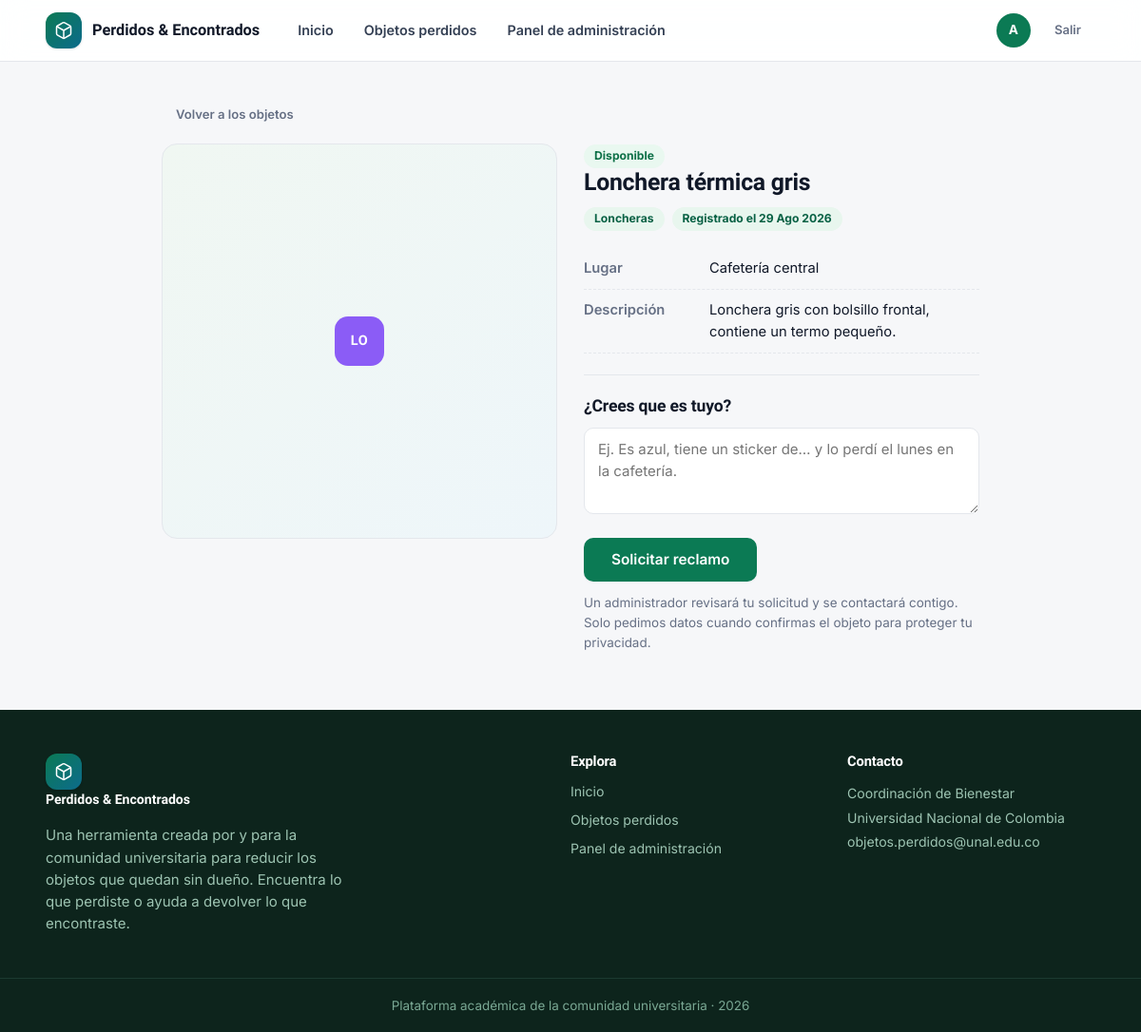
/objetos/27/ (signed in), run on the app's committed database.
### registro_objetos/models.py (models this page shows, shortened)
class ObjetoReclamado(models.Model):
    class Estados(models.TextChoices):
        DISPONIBLE = 'disponible', 'Disponible'
        RECLAMADO = 'reclamado', 'Reclamado'
        ENTREGADO = 'entregado', 'Entregado'
    nombre_objeto = models.CharField('Nombre del objeto', max_length=120, blank=True)
    categoria = models.ForeignKey(
        Categoria, on_delete=models.PROTECT, null=True, blank=True,
        related_name='objetos', verbose_name='Categoría',
    )
    descripcion_objeto = models.TextField('Descripción', blank=True)
    lugar_encontrado = models.CharField('Lugar donde fue encontrado', max_length=150, blank=True)
    fecha_registro = models.DateField('Fecha de registro', auto_now_add=True, null=True)
    foto = models.ImageField('Foto', upload_to='objetos/', blank=True, null=True)
    estado = models.CharField(
        'Estado', max_length=20, choices=Estados.choices,
        default=Estados.DISPONIBLE, db_index=True,
    )
    registrado_por = models.ForeignKey(
        settings.AUTH_USER_MODEL, on_delete=models.SET_NULL, null=True, blank=True,
        related_name='objetos_registrados', verbose_name='Registrado por',
    )
    nombre_persona = models.CharField('Nombre de quien reclama', max_length=100, blank=True)
    tipo_documento = models.CharField('Tipo de documento', max_length=50, blank=True)
    numero_documento = models.CharField('Número de documento', max_length=50, blank=True)
    telefono = models.CharField('Teléfono', max_length=20, blank=True)
    suministro_correo = models.BooleanField('¿Suministró correo?', default=False)
    correo = models.EmailField('Correo', blank=True, null=True)
    fecha_entrega = models.CharField('Fecha de entrega', max_length=100, blank=True)
    responsable_entrega = models.CharField('Responsable de la entrega', max_length=100, blank=True)
    reclamado_por = models.ForeignKey(
        settings.AUTH_USER_MODEL, on_delete=models.SET_NULL, null=True, blank=True,
        related_name='objetos_reclamados', verbose_name='Reclamado por (usuario)',
    )
    fecha_reclamo = models.DateTimeField('Fecha del reclamo', null=True, blank=True)
    class Meta:
        verbose_name = 'Objeto'
        verbose_name_plural = 'Objetos'
        ordering = ['-fecha_registro', '-id']

class Categoria(models.Model):
    nombre = models.CharField('Nombre', max_length=100, unique=True)
    icono = models.CharField(
        'Seña (opcional)', max_length=10, blank=True, default='',
        help_text='Abreviatura corta. Las fichas muestran las iniciales del nombre.',
    )
    color = models.CharField('Color (hex)', max_length=7, default='#0b7a54')
    orden = models.PositiveIntegerField('Orden', default=0)
    class Meta:
        verbose_name = 'Categoría'
        verbose_name_plural = 'Categorías'
        ordering = ['orden', 'nombre']

### registro_objetos/views.py (the view)
# urls.py: path('objetos/<int:pk>/', views.detalle_objeto, name='detalle_objeto'),
@login_required
def detalle_objeto(request, pk):
    objeto = get_object_or_404(
        ObjetoReclamado.objects.select_related('categoria'),
        pk=pk,
        estado=ObjetoReclamado.Estados.DISPONIBLE,
    )
    ya_solicito = SolicitudReclamacion.objects.filter(
        usuario=request.user, objeto=objeto,
        estado__in=_estados_activos_solicitud(),
    ).exists()
    return render(request, 'objetos/detalle.html', {
        'objeto': objeto,
        'form': SolicitudForm(),
        'ya_solicito': ya_solicito,
    })

### registro_objetos/forms.py
class SolicitudForm(forms.Form):
    mensaje = forms.CharField(
        label='¿Por qué crees que es tuyo? (opcional)',
        required=False,
        max_length=500,
        widget=forms.Textarea(attrs={'rows': 3, 'placeholder': 'Ej. Es azul, tiene un sticker de… y lo perdí el lunes en la cafetería.'}),
    )

### registro_objetos/context_processors.py (called while the page is built, shortened)
def globales(request):
    datos = {
        'GOOGLE_OAUTH_CONFIGURADO': bool(
            settings.GOOGLE_OAUTH_CLIENT_ID and settings.GOOGLE_OAUTH_CLIENT_SECRET
        ),
        'DOMINIOS_PERMITIDOS': settings.ALLOWED_EMAIL_DOMAINS,
    }
    if request.user.is_authenticated and request.user.is_staff:
        from .models import SolicitudReclamacion
        datos['solicitudes_pendientes'] = (
            SolicitudReclamacion.objects
            .filter(estado__in=[
                SolicitudReclamacion.Estados.PENDIENTE,
                SolicitudReclamacion.Estados.APELADA,
            ])
            .count()
        )
    return datos

### registro_objetos/views.py (called while the page is built)
def _estados_activos_solicitud():
    return [
        SolicitudReclamacion.Estados.PENDIENTE,
        SolicitudReclamacion.Estados.APELADA,
    ]

### registro_objetos/templates/objetos/detalle.html (shortened to what this page needs)
{% extends 'objetos/base.html' %}
{% block content %}
<section class="page-inner">
  <a href="{% url 'lista_objetos' %}" class="btn btn-sm btn-ghost mb-2">Volver a los objetos</a>
  <div class="detalle-grid">
    <div class="detalle-media">
      {% if objeto.foto %}
        <img src="{{ objeto.foto.url }}" alt="{{ objeto.nombre_objeto }}">
      {% else %}
        <span class="chip-icono lg" style="background:{{ objeto.categoria.color|default:'#0b7a54' }};color:#fff">{{ objeto.nombre_objeto|slice:":2"|default:'—'|upper }}</span>
      {% endif %}
    </div>
    <div class="detalle-info">
      <span class="badge badge-disponible">Disponible</span>
      <h1 class="mt-2">{{ objeto.nombre_objeto|default:'Objeto' }}</h1>
      <div class="detalle-tags">
        {% if objeto.categoria %}<span class="badge badge-cat">{{ objeto.categoria.nombre }}</span>{% endif %}
        <span class="badge" style="background:var(--primary-50);color:var(--primary-600)">Registrado el {{ objeto.fecha_registro|date:'d M Y' }}</span>
      </div>
      <ul class="lista-clave">
        <li><b>Lugar</b><span>{{ objeto.lugar_encontrado|default:'No especificado' }}</span></li>
        <li><b>Descripción</b><span>{{ objeto.descripcion_objeto|default:'Sin descripción adicional.' }}</span></li>
      </ul>
      <hr class="divider">
      {% if ya_solicito %}
        <div class="errores-form" style="border-color:#fde68a;background:var(--warning-50);color:#b45309">
          Ya tienes una solicitud pendiente para este objeto.
          <a href="{% url 'mis_solicitudes' %}" style="font-weight:700;color:#b45309;text-decoration:underline">Ver mis reclamos</a>
        </div>
      {% else %}
        <h3 style="margin:0 0 12px">¿Crees que es tuyo?</h3>
        <form method="post" action="{% url 'solicitar_reclamacion' objeto.pk %}">
          <div class="form-campo">
            {{ form.mensaje }}
          </div>
          <button type="submit" class="btn btn-primary btn-lg">Solicitar reclamo</button>
        </form>
        <p class="muted" style="font-size:.84rem;margin:12px 0 0">
          Un administrador revisará tu solicitud y se contactará contigo.
          Solo pedimos datos cuando confirmas el objeto para proteger tu privacidad.
        </p>
      {% endif %}
    </div>
  </div>
</section>
{% endblock %}

### registro_objetos/templates/objetos/base.html (shortened to what this page needs)
{% load static %}
<!doctype html>
<html lang="es">
<head>
  <link rel="stylesheet" href="{% static 'css/estilos.css' %}">
</head>
<body class="{% block body_class %}{% endblock %}">
  <header class="navbar">
    <div class="container">
      <a href="{% url 'inicio' %}" class="brand">
        <span class="brand-mark">
        </span>
        <span>Perdidos &amp; Encontrados</span>
      </a>
      <nav class="nav-links">
        <a href="{% url 'inicio' %}" class="{% if request.resolver_match.url_name == 'inicio' %}active{% endif %}">Inicio</a>
        {% if user.is_authenticated %}
          <a href="{% url 'lista_objetos' %}" class="{% if request.resolver_match.url_name == 'lista_objetos' %}active{% endif %}">Objetos perdidos</a>
          {% if user.is_staff %}
            <a href="{% url 'panel_inicio' %}" class="{% if 'panel' in request.resolver_match.url_name %}active{% endif %}">Panel de administración</a>
          {% endif %}
        {% endif %}
      </nav>
      <div class="nav-actions">
        {% if user.is_authenticated %}
          {% if not user.is_staff %}
            <span class="avatar" title="{{ user.get_full_name|default:user.username }}">{{ user.username|slice:":1"|upper }}</span>
          {% else %}
            <a href="{% url 'panel_inicio' %}" class="avatar" title="Panel de administración" style="text-decoration:none">{{ user.username|slice:":1"|upper }}</a>
          {% endif %}
          <form action="{% url 'logout' %}" method="post" style="margin:0">
            <button type="submit" class="btn btn-ghost btn-sm">Salir</button>
          </form>
        {% else %}
          <a href="{% url 'login' %}" class="btn btn-sm btn-primary">Iniciar sesión</a>
        {% endif %}
      </div>
    </div>
  </header>
  {% block content %}{% endblock %}
  <footer class="footer">
    <div class="container">
      <div>
        <a href="{% url 'inicio' %}" class="brand">
          <span class="brand-mark">
          </span>
          Perdidos &amp; Encontrados
        </a>
        <p style="max-width:340px">
          Una herramienta creada por y para la comunidad universitaria para
          reducir los objetos que quedan sin dueño. Encuentra lo que perdiste
          o ayuda a devolver lo que encontraste.
        </p>
      </div>
      <div>
        <h4>Explora</h4>
        <a href="{% url 'inicio' %}">Inicio</a>
        {% if user.is_authenticated %}
          <a href="{% url 'lista_objetos' %}">Objetos perdidos</a>
          {% if user.is_staff %}<a href="{% url 'panel_inicio' %}">Panel de administración</a>{% endif %}
        {% else %}
          <a href="{% url 'login' %}">Iniciar sesión</a>
        {% endif %}
      </div>
      <div>
        <h4>Contacto</h4>
        <span style="color:#9dc4b2;font-size:.88rem;line-height:1.8">Coordinación de Bienestar<br>Universidad Nacional de Colombia<br>objetos.perdidos@unal.edu.co</span>
      </div>
    </div>
    <div class="bottom">Plataforma académica de la comunidad universitaria · {% now "Y" %}</div>
  </footer>
</body>
</html>

### data on the page
ObjetoReclamado: nombre_objeto "LO", nombre_objeto "Lonchera térmica gris", categoria.nombre "Loncheras", fecha_registro "29 Ago 2026", lugar_encontrado "Cafetería central", descripcion_objeto "Lonchera gris con bolsillo frontal, contiene un termo pequeño."

### other printed values
{{ user.username|slice:":1"|upper }} "A"
